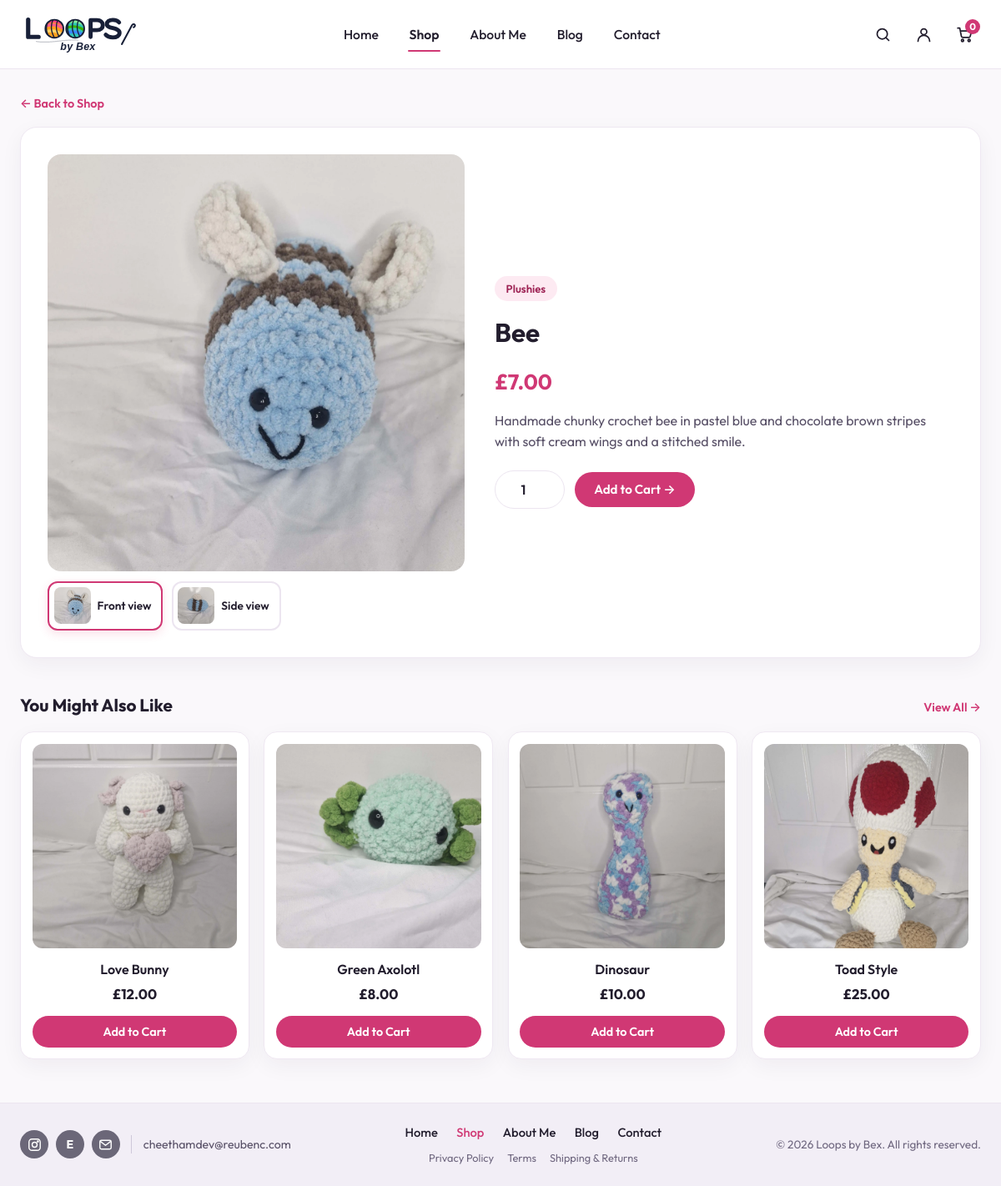
Screenshot of /product?slug=bee with the database file from the repository.
### tables this page shows
CREATE TABLE IF NOT EXISTS products (
    id INT UNSIGNED AUTO_INCREMENT PRIMARY KEY,
    slug VARCHAR(120) NOT NULL,
    name VARCHAR(160) NOT NULL,
    category VARCHAR(80) NOT NULL DEFAULT 'Plushies',
    short_description VARCHAR(255) NOT NULL DEFAULT '',
    description TEXT NOT NULL,
    price_pence INT UNSIGNED NOT NULL DEFAULT 0,
    image_path VARCHAR(255) NOT NULL,
    side_image_path VARCHAR(255) NOT NULL DEFAULT '',
    stock_qty INT UNSIGNED NOT NULL DEFAULT 1,
    is_featured_main TINYINT(1) NOT NULL DEFAULT 0,
    is_featured_sidebar TINYINT(1) NOT NULL DEFAULT 0,
    is_active TINYINT(1) NOT NULL DEFAULT 1,
    sort_order INT UNSIGNED NOT NULL DEFAULT 0,
    created_at TIMESTAMP NOT NULL DEFAULT CURRENT_TIMESTAMP,
    UNIQUE KEY uq_products_slug (slug),
    KEY idx_products_active_sort (is_active, sort_order)
);

### includes/catalog.php (called while the page is built, shortened)
<?php
function get_all_products(?PDO $pdo): array
{
    $defaultsBySlug = [];
    foreach (default_placeholder_products() as $item) {
        $defaultsBySlug[$item['slug']] = $item;
    }
    if ($pdo instanceof PDO) {
        try {
            $stmt = $pdo->query(
                "SELECT * FROM products
                 WHERE is_active = 1 AND slug NOT LIKE 'placeholder-%'
                 ORDER BY sort_order ASC, id ASC"
            );
            $rows = $stmt ? $stmt->fetchAll() : [];
            if (!empty($rows)) {
                return array_map(static function (array $row) use ($defaultsBySlug): array {
                    $slug = (string) ($row['slug'] ?? '');
                    $fallbackSide = $defaultsBySlug[$slug]['side_image_path'] ?? '';
                    $row['id'] = (int) $row['id'];
                    $row['price_pence'] = (int) $row['price_pence'];
                    $row['stock_qty'] = (int) $row['stock_qty'];
                    $row['is_featured_main'] = (int) $row['is_featured_main'];
                    $row['is_featured_sidebar'] = (int) $row['is_featured_sidebar'];
                    $row['side_image_path'] = trim((string) ($row['side_image_path'] ?? '')) !== ''
                        ? (string) $row['side_image_path']
                        : $fallbackSide;
                    return $row;
                }, $rows);
            }
        } catch (PDOException $e) {
            error_log('catalog query fallback: ' . $e->getMessage());
        }
    }
    return default_placeholder_products();
}
function get_product_by_slug(?PDO $pdo, string $slug): ?array
{
    $slug = trim($slug);
    foreach (get_all_products($pdo) as $product) {
        if ($product['slug'] === $slug) {
            return $product;
        }
    }
    return null;
}

### includes/bootstrap.php (called while the page is built, shortened)
<?php
require_once __DIR__ . '/../config.php';
require_once __DIR__ . '/security.php';
if (is_file(__DIR__ . '/catalog.php')) {
    require_once __DIR__ . '/catalog.php';
}
function e(mixed $value): string
{
    return htmlspecialchars((string) $value, ENT_QUOTES | ENT_SUBSTITUTE, 'UTF-8');
}
function format_gbp(int $pence): string
{
    $negative = $pence < 0;
    $abs = abs($pence);
    return ($negative ? '-' : '') . '£' . number_format($abs / 100, 2, '.', ',');
}

### pages/product.php (the view, shortened to what this page needs)
<?php
require_once __DIR__ . '/../includes/bootstrap.php';
$slug = trim((string) ($_GET['slug'] ?? ''));
$product = get_product_by_slug($pdo, $slug);
$sideImage = trim((string) ($product['side_image_path'] ?? ''));
$activeView = (($_GET['view'] ?? '') === 'side' && $sideImage !== '') ? 'side' : 'front';
$initialImage = $activeView === 'side' ? $sideImage : (string) $product['image_path'];
$initialAlt = $activeView === 'side'
    ? $product['name'] . ' — side view'
    : (string) $product['name'];
$related = array_values(array_filter(
    get_all_products($pdo),
    static fn(array $item): bool => $item['slug'] !== $product['slug']
));
$related = array_slice($related, 0, 4);
require_once __DIR__ . '/../partials/header.php';
?>
<main class="site-main" id="main-content">
    <div class="site-container">
        <p style="margin-bottom: 1rem;">
            <a href="/shop" class="text-arrow-link">&larr; Back to Shop</a>
        </p>
        <section class="product-detail-card">
            <div class="product-detail-media-wrap">
                <div class="product-detail-media">
                    <img src="<?php echo e($initialImage); ?>"
                         alt="<?php echo e($initialAlt); ?>"
                         width="600"
                         height="600"
                         data-product-main-img>
                </div>
                <?php if ($sideImage !== ''): ?>
                    <div class="product-thumb-row" role="group" aria-label="Product photo views">
                        <a href="/product?slug=<?php echo urlencode($product['slug']); ?>"
                           class="product-thumb-btn<?php echo $activeView === 'front' ? ' is-active' : ''; ?>"
                           data-product-thumb
                           data-src="<?php echo e($product['image_path']); ?>"
                           data-alt="<?php echo e($product['name']); ?>"
                           aria-pressed="<?php echo $activeView === 'front' ? 'true' : 'false'; ?>">
                            <img src="<?php echo e($product['image_path']); ?>" alt="" width="44" height="44">
                            <span>Front view</span>
                        </a>
                        <a href="/product?slug=<?php echo urlencode($product['slug']); ?>&amp;view=side"
                           class="product-thumb-btn<?php echo $activeView === 'side' ? ' is-active' : ''; ?>"
                           data-product-thumb
                           data-src="<?php echo e($sideImage); ?>"
                           data-alt="<?php echo e($product['name'] . ' — side view'); ?>"
                           aria-pressed="<?php echo $activeView === 'side' ? 'true' : 'false'; ?>">
                            <img src="<?php echo e($sideImage); ?>" alt="" width="44" height="44">
                            <span>Side view</span>
                        </a>
                    </div>
                <?php endif; ?>
            </div>
            <div class="product-detail-info">
                <span class="badge-category"><?php echo e($product['category']); ?></span>
                <h1><?php echo e($product['name']); ?></h1>
                <p class="detail-price"><?php echo e(format_gbp((int) $product['price_pence'])); ?></p>
                <p><?php echo e($product['description']); ?></p>
                <?php if ((int) $product['stock_qty'] > 0): ?>
                    <form action="/cart-action.php" method="POST" class="add-detail-form">
                        <input type="number" id="product-quantity" name="quantity" value="1" min="1" max="<?php echo (int) min(10, (int) $product['stock_qty']); ?>" aria-label="Quantity">
                        <button type="submit" class="btn btn-primary">Add to Cart &rarr;</button>
                    </form>
                <?php else: ?>
                    <p><strong>Out of stock</strong> — message Bex on the <a href="/contact" class="text-arrow-link">Contact page</a> to request one made to order.</p>
                <?php endif; ?>
            </div>
        </section>
        <section class="section-new-arrivals" style="margin-top: 2.5rem;">
            <div class="sidebar-card-header">
                <h2>You Might Also Like</h2>
                <a href="/shop" class="text-arrow-link">View All &rarr;</a>
            </div>
            <div class="product-grid-4">
                <?php foreach ($related as $item): ?>
                    <article class="product-card">
                        <a href="/product?slug=<?php echo urlencode($item['slug']); ?>" class="product-card-media">
                            <img src="<?php echo e($item['image_path']); ?>" alt="<?php echo e($item['name']); ?>" width="320" height="320" loading="lazy">
                        </a>
                        <h3 class="product-card-title">
                            <a href="/product?slug=<?php echo urlencode($item['slug']); ?>"><?php echo e($item['name']); ?></a>
                        </h3>
                        <p class="product-card-price"><?php echo e(format_gbp((int) $item['price_pence'])); ?></p>
                        <form action="/cart-action.php" method="POST" class="product-card-form">
                            <button type="submit" class="btn btn-primary">Add to Cart</button>
                        </form>
                    </article>
                <?php endforeach; ?>
            </div>
        </section>
    </div>
</main>
<?php require_once __DIR__ . '/../partials/footer.php'; ?>

### style/global.css (style rules this page uses)
:root { --font-main: "Outfit", -apple-system, BlinkMacSystemFont, "Segoe UI", sans-serif; --bg-page: #faf8fb; --bg-surface: #ffffff; --bg-footer: #f2eef6; --bg-hero: linear-gradient(135deg, #eae6f4 0%, #e4def1 52%, #ddd5ec 100%); --bg-soft-pink: #fdeaf2; --bg-soft-pink-hover: #f9d6e6; --text-primary: #221d2d; --text-secondary: #574f66; --text-muted: #706880; --brand-pink: #d03874; --brand-pink-hover: #b52b62; --brand-pink-soft-text: #9e2455; --border-subtle: #ece5f0; --border-card: #efe8f2; --shadow-card: 0 8px 26px rgba(45, 25, 60, 0.05); --shadow-hover: 0 12px 28px rgba(208, 56, 116, 0.16); --radius-xl: 20px; --radius-lg: 16px; --radius-md: 12px; --radius-pill: 999px; }
*, *::before, *::after { box-sizing: border-box; margin: 0; padding: 0; }
html { font-size: 16px; scroll-behavior: smooth; }
body.site-body { min-height: 100vh; display: flex; flex-direction: column; font-family: var(--font-main); color: var(--text-primary); background-color: var(--bg-page); line-height: 1.55; -webkit-font-smoothing: antialiased; }
img, svg { max-width: 100%; display: block; }
a { color: inherit; text-decoration: none; }
button, input, select, textarea { font-family: inherit; font-size: 1rem; color: inherit; }
.site-container { width: 100%; max-width: 1320px; margin: 0 auto; padding: 0 1.5rem; }
.site-main { flex: 1; padding: 1.75rem 0 3.25rem; }
.btn { display: inline-flex; align-items: center; justify-content: center; gap: 0.45rem; border: none; border-radius: var(--radius-pill); font-weight: 600; font-size: 0.95rem; padding: 0.72rem 1.45rem; cursor: pointer; transition: transform 0.18s ease, box-shadow 0.18s ease, background-color 0.18s ease, color 0.18s ease; text-decoration: none; white-space: nowrap; }
.btn-primary { background-color: var(--brand-pink); color: #ffffff; }
.text-arrow-link { font-size: 0.9rem; font-weight: 600; color: var(--brand-pink); display: inline-flex; align-items: center; gap: 0.25rem; }

### rows the page displays
products: image_path (picture), side_image_path (picture), category "Plushies", name "Bee", price_pence "£7.00", description "Handmade chunky crochet bee in pastel blue and chocolate brown stripes with soft cream wings and a stitched smile.", quantity "1"
products: image_path (picture), name "Love Bunny", price_pence "£12.00"
products: image_path (picture), name "Green Axolotl", price_pence "£8.00"
products: image_path (picture), name "Dinosaur", price_pence "£10.00"
products: image_path (picture), name "Toad Style", price_pence "£25.00"

### other values shown
$item['label'] "Home"
$item['label'] "Shop"
$item['label'] "About Me"
$item['label'] "Blog"
$item['label'] "Contact"
$cartCount "0"
$contactEmail "cheethamdev@reubenc.com"
